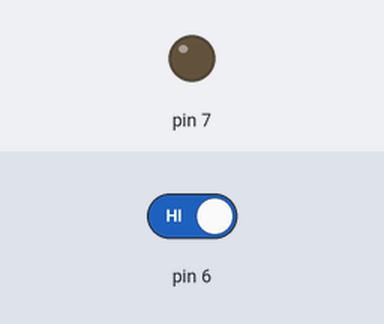
The sketch below on a simulated Arduino Uno, built with avr-gcc and run on an emulated ATmega328P. On the bench: output pins drawn as LEDs (lit = HIGH). The test bench sets the inputs (shaded band); at power-on: pin 6 HIGH. What the sketch prints to the serial monitor is not drawn.

Above: at 1.2 s.
1.3 s: pin 6 driven LOW
At 2.5 s:
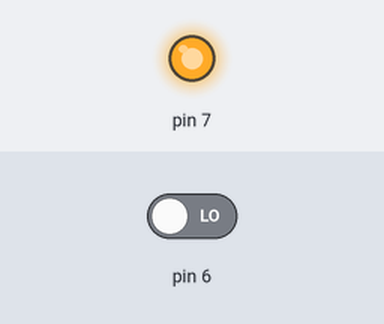
2.8 s: pin 6 driven HIGH
At 3.9 s:
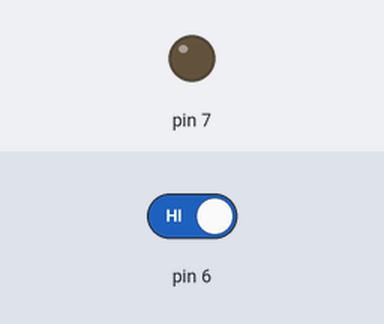
Timing chart, 0 to 5.8 s (numbered marks = the images above; inputs shaded):
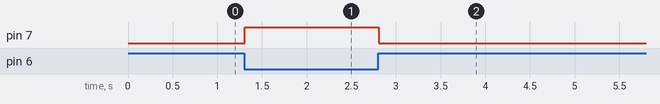

The sketch:

notgate.ino
```cpp
int i;
void setup() {
  // put your setup code here, to run once:
pinMode(6,INPUT);
pinMode(7,OUTPUT);
Serial.begin(9600);
}

void loop() {
  // put your main code here, to run repeatedly

 // for(i=0;i<1024;i++)

    i=digitalRead(6);

    Serial.println(i);
    if(i==0)
    {
    digitalWrite(7,HIGH);
    }
    else
    {
    digitalWrite(7,LOW);
    }


}
```

Measured:
- after the input at 1.3 s, pin 7: LOW → HIGH at once
- after the input at 2.8 s, pin 7: HIGH → LOW at once
